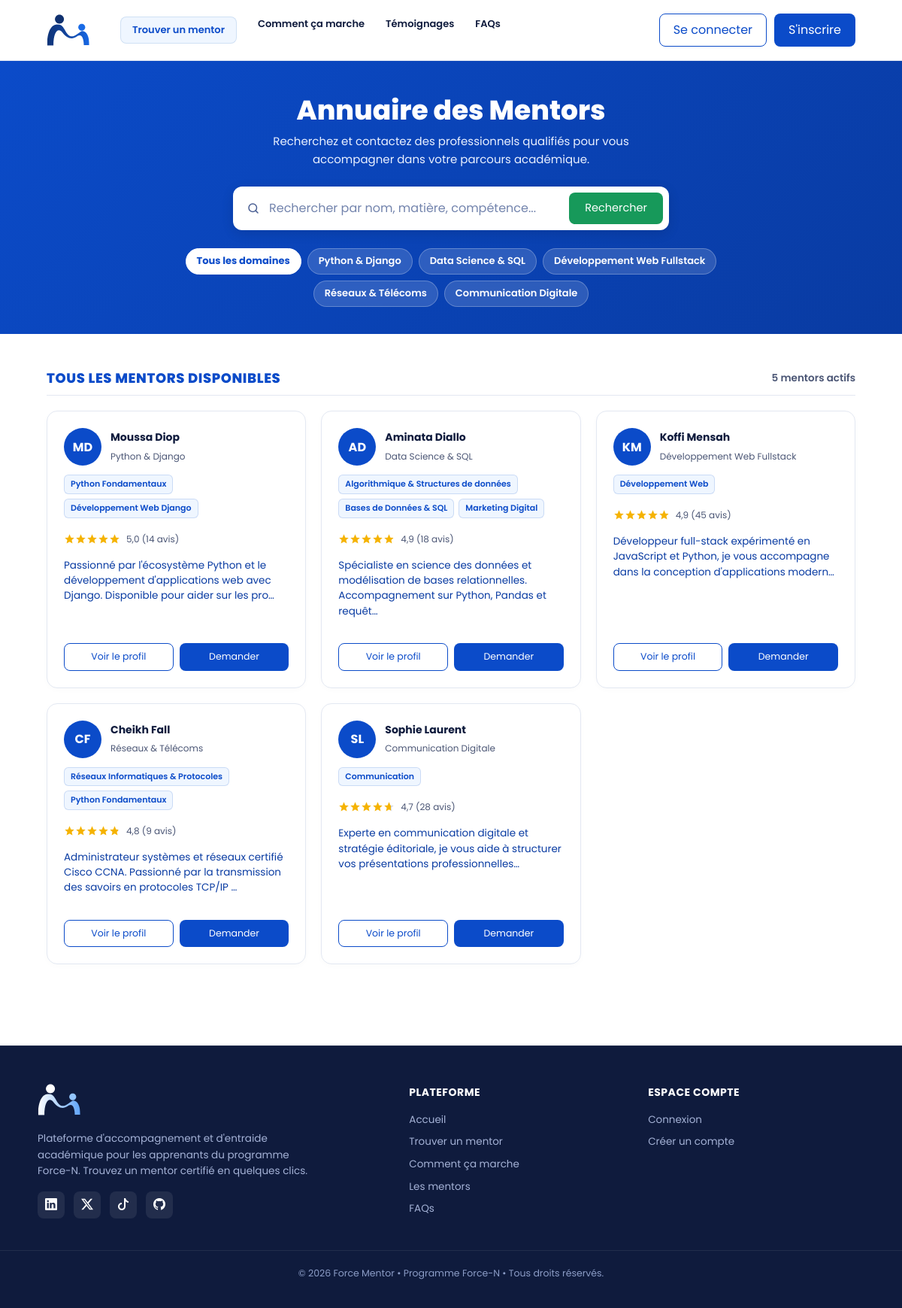
/mentors/, run on the app's committed database.
### mentors/models.py (models this page shows, shortened)
class Mentor(models.Model):
    nom = models.CharField(max_length=120)
    domaine = models.CharField(max_length=120)
    bio = models.TextField()
    photo = models.ImageField(upload_to="mentors/", blank=True)
    note = models.DecimalField(max_digits=2, decimal_places=1, default=5.0)
    nb_avis = models.PositiveIntegerField(default=0)
    actif = models.BooleanField(default=True)
    class Meta:
        ordering = ["-note", "nom"]
    @property
    def initiales(self):
        return "".join(p[0] for p in self.nom.split()[:2]).upper()
    @property
    def profile(self):
        from accounts.models import Profile
        parts = self.nom.split(maxsplit=1)
        if len(parts) == 2:
            p = Profile.objects.filter(user__first_name__iexact=parts[0], user__last_name__iexact=parts[1]).first()
            if p:
                return p
        if parts:
            p = Profile.objects.filter(user__first_name__icontains=parts[0]).first()
            if p:
                return p
        return Profile.objects.filter(role__in=['MENTOR', 'LES_DEUX']).first()

### mentorship/models.py (models this page shows, shortened)
class CompetenceMentor(models.Model):
    NIVEAU_EXPERTISE_CHOICES = [
        ('INTERMEDIAIRE', 'Intermédiaire'),
        ('AVANCE', 'Avancé'),
        ('EXPERT', 'Expert'),
    ]
    mentor = models.ForeignKey(Profile, on_delete=models.CASCADE, related_name='competences')
    matiere = models.ForeignKey(Matiere, on_delete=models.CASCADE, related_name='mentors_associes')
    niveau_expertise = models.CharField(max_length=20, choices=NIVEAU_EXPERTISE_CHOICES, default='AVANCE')
    class Meta:
        unique_together = ('mentor', 'matiere')
        verbose_name = "Compétence Mentor"
        verbose_name_plural = "Compétences Mentors"

class Matiere(models.Model):
    nom = models.CharField(max_length=100, unique=True)
    description = models.TextField(blank=True)
    icone = models.CharField(max_length=50, default='bi-journal-code', blank=True, help_text="Classe d'icône Bootstrap Icons")
    class Meta:
        verbose_name = "Matière"
        verbose_name_plural = "Matières"
        ordering = ['nom']

### mentors/views.py (the view)
# urls.py: path('mentors/', mentor_views.mentor_list, name='mentor_list'),
def mentor_list(request):
    q = request.GET.get("q", "").strip()
    domaine_filter = request.GET.get("domaine", "").strip()
    mentors = Mentor.objects.filter(actif=True)
    if q:
        mentors = mentors.filter(
            Q(nom__icontains=q) | Q(domaine__icontains=q) | Q(bio__icontains=q)
        )
    if domaine_filter:
        mentors = mentors.filter(domaine__iexact=domaine_filter)
    domaines = Mentor.objects.filter(actif=True).values_list("domaine", flat=True).distinct()
    return render(request, "mentors/list.html", {
        "mentors": mentors,
        "q": q,
        "domaine_filter": domaine_filter,
        "domaines": domaines,
        "total_count": mentors.count(),
    })

### templates/mentors/list.html (shortened to what this page needs)
{% extends "base.html" %}
{% block content %}
<div class="list-hero">
  <div class="container text-center">
    <h1 class="list-hero__title">Annuaire des Mentors</h1>
    <p class="list-hero__sub">Recherchez et contactez des professionnels qualifiés pour vous accompagner dans votre parcours académique.</p>
    <form class="search list-search" method="get" action="{% url 'mentors:list' %}">
      <svg class="search__icon" width="18" height="18" viewBox="0 0 24 24" fill="none" stroke="currentColor" stroke-width="2" stroke-linecap="round"><circle cx="11" cy="11" r="7"/><path d="m20 20-3.5-3.5"/></svg>
      <input type="text" name="q" placeholder="Rechercher par nom, matière, compétence..." value="{{ q|default:'' }}">
      <button type="submit" class="btn btn--green">Rechercher</button>
    </form>
    <div class="domain-filters">
      <a href="{% url 'mentors:list' %}" class="filter-chip {% if not domaine_filter %}filter-chip--active{% endif %}">
        Tous les domaines
      </a>
      {% for dom in domaines %}
        <a href="{% url 'mentors:list' %}?domaine={{ dom|urlencode }}{% if q %}&q={{ q|urlencode }}{% endif %}" class="filter-chip {% if domaine_filter == dom %}filter-chip--active{% endif %}">
          {{ dom }}
        </a>
      {% endfor %}
    </div>
  </div>
</div>
<section class="section">
  <div class="container">
    <div class="list-meta">
      <h2 class="section__title" style="text-align: left; margin: 0; font-size: 18px;">
        {% if q or domaine_filter %}
          Résultats de recherche
        {% else %}
          Tous les mentors disponibles
        {% endif %}
      </h2>
      <span class="list-meta__count">{{ total_count }} mentor{{ total_count|pluralize }} actif{{ total_count|pluralize }}</span>
    </div>
    <div class="mentors">
      {% for mentor in mentors %}
        {% include "mentors/partials/_mentor_card.html" %}
      {% endfor %}
    </div>
  </div>
</section>
{% endblock %}

### templates/mentors/partials/_mentor_card.html
<article class="mentor">
  <div class="mentor__head">
    {% if mentor.photo %}
      <img class="avatar" src="{{ mentor.photo.url }}" alt="{{ mentor.nom }}">
    {% else %}
      <span class="avatar avatar--initials">{{ mentor.initiales }}</span>
    {% endif %}
    <div>
      <strong>{{ mentor.nom }}</strong>
      <small>{{ mentor.domaine }}</small>
    </div>
  </div>
  <div class="mentor__tags">
    {% if mentor.profile and mentor.profile.competences.all %}
      {% for comp in mentor.profile.competences.all|slice:":3" %}
        <span class="badge-skill">{{ comp.matiere.nom }}</span>
      {% endfor %}
    {% else %}
      <span class="badge-skill">{{ mentor.domaine }}</span>
    {% endif %}
  </div>
  <div class="rating">
    <span class="stars" style="--rating: {{ mentor.note|stringformat:'.1f' }}" aria-label="Note {{ mentor.note }} sur 5"></span>
    <span>{{ mentor.note }} ({{ mentor.nb_avis }} avis)</span>
  </div>
  <p class="mentor__bio">{{ mentor.bio|truncatechars:120 }}</p>
  <div class="mentor__actions">
    {% if mentor.profile %}
      <a href="{% url 'mentor_detail' mentor.profile.id %}" class="btn btn--outline btn-sm">Voir le profil</a>
      <a href="{% url 'create_request' mentor.profile.id %}" class="btn btn--primary btn-sm">Demander</a>
    {% else %}
      <a href="{% url 'mentors:list' %}?q={{ mentor.nom }}" class="btn btn--outline btn-sm w-100">Voir le profil</a>
    {% endif %}
  </div>
</article>

### data on the page
Mentor: initiales "MD", nom "Moussa Diop", domaine "Python & Django", note "5,0", nb_avis "14", bio "Passionné par l'écosystème Python et le développement d'applications web avec Django. Disponible pour aider sur les pro…", shows "Voir le profil"
CompetenceMentor: matiere.nom "Python Fondamentaux"
CompetenceMentor: matiere.nom "Développement Web Django"
Mentor: initiales "AD", nom "Aminata Diallo", domaine "Data Science & SQL", note "4,9", nb_avis "18", bio "Spécialiste en science des données et modélisation de bases relationnelles. Accompagnement sur Python, Pandas et requêt…", shows "Voir le profil"
CompetenceMentor: matiere.nom "Algorithmique & Structures de données"
CompetenceMentor: matiere.nom "Bases de Données & SQL"
CompetenceMentor: matiere.nom "Marketing Digital"
Mentor: initiales "KM", nom "Koffi Mensah", domaine "Développement Web Fullstack", note "4,9", nb_avis "45", bio "Développeur full-stack expérimenté en JavaScript et Python, je vous accompagne dans la conception d'applications modern…", shows "Voir le profil"
CompetenceMentor: matiere.nom "Développement Web"
Mentor: initiales "CF", nom "Cheikh Fall", domaine "Réseaux & Télécoms", note "4,8", nb_avis "9", bio "Administrateur systèmes et réseaux certifié Cisco CCNA. Passionné par la transmission des savoirs en protocoles TCP/IP …", shows "Voir le profil"
CompetenceMentor: matiere.nom "Réseaux Informatiques & Protocoles"
CompetenceMentor: matiere.nom "Python Fondamentaux"
Mentor: initiales "SL", nom "Sophie Laurent", domaine "Communication Digitale", note "4,7", nb_avis "28", bio "Experte en communication digitale et stratégie éditoriale, je vous aide à structurer vos présentations professionnelles…", shows "Voir le profil"
CompetenceMentor: matiere.nom "Communication"

### other printed values
{{ dom }} "Python & Django" "Data Science & SQL" "Développement Web Fullstack" "Réseaux & Télécoms" "Communication Digitale"
{{ total_count }} "5"
